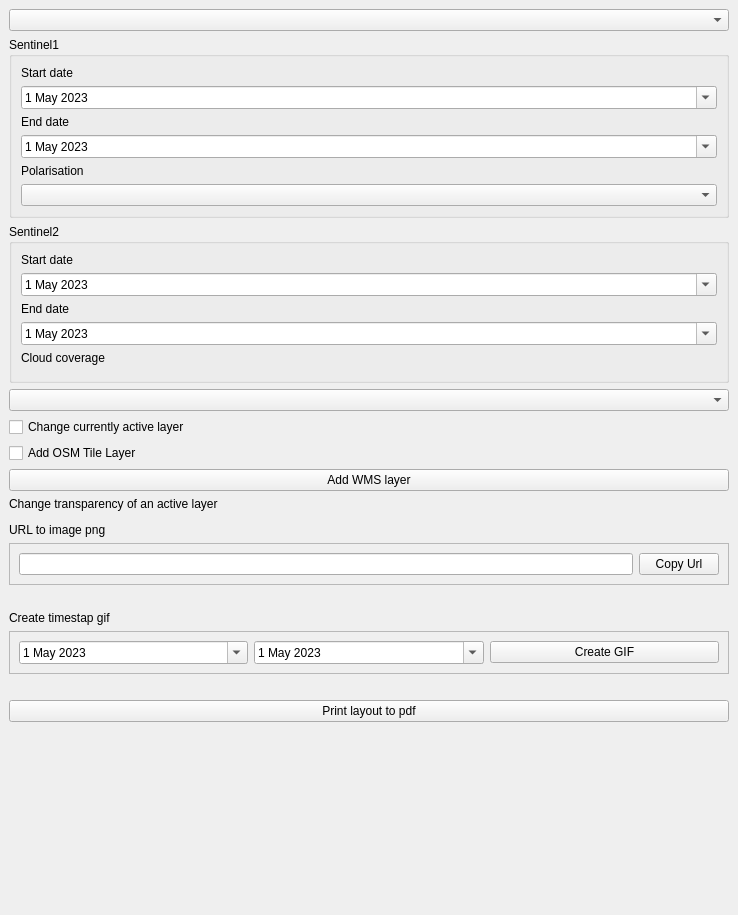
<?xml version="1.0" encoding="UTF-8"?>
<ui version="4.0">
 <class>SentinelWMSDockWidgetBase</class>
 <widget class="QDockWidget" name="SentinelWMSDockWidgetBase">
  <property name="geometry">
   <rect>
    <x>0</x>
    <y>0</y>
    <width>738</width>
    <height>915</height>
   </rect>
  </property>
  <property name="windowIcon">
   <iconset>
    <normaloff>cf-logo.png</normaloff>
    <normalon>cf-logo.png</normalon>cf-logo.png</iconset>
  </property>
  <property name="windowTitle">
   <string>CloudFerro's Sentinel WMS plugin</string>
  </property>
  <widget class="QWidget" name="dockWidgetContents">
   <layout class="QVBoxLayout" name="verticalLayout">
    <item>
     <widget class="QComboBox" name="satList"/>
    </item>
    <item>
     <widget class="QGroupBox" name="s1Gb">
      <property name="enabled">
       <bool>true</bool>
      </property>
      <property name="title">
       <string>Sentinel1</string>
      </property>
      <layout class="QVBoxLayout" name="verticalLayout_2">
       <item>
        <widget class="QLabel" name="label">
         <property name="text">
          <string>Start date</string>
         </property>
        </widget>
       </item>
       <item>
        <widget class="QDateEdit" name="s1StartDate">
         <property name="minimumDateTime">
          <datetime>
           <hour>23</hour>
           <minute>59</minute>
           <second>59</second>
           <year>2023</year>
           <month>5</month>
           <day>1</day>
          </datetime>
         </property>
         <property name="maximumDate">
          <date>
           <year>2023</year>
           <month>5</month>
           <day>5</day>
          </date>
         </property>
         <property name="calendarPopup">
          <bool>true</bool>
         </property>
        </widget>
       </item>
       <item>
        <widget class="QLabel" name="label_2">
         <property name="text">
          <string>End date</string>
         </property>
        </widget>
       </item>
       <item>
        <widget class="QDateEdit" name="s1EndDate">
         <property name="maximumDate">
          <date>
           <year>2023</year>
           <month>5</month>
           <day>5</day>
          </date>
         </property>
         <property name="minimumDate">
          <date>
           <year>2023</year>
           <month>5</month>
           <day>1</day>
          </date>
         </property>
         <property name="calendarPopup">
          <bool>true</bool>
         </property>
        </widget>
       </item>
       <item>
        <widget class="QLabel" name="label_3">
         <property name="text">
          <string>Polarisation</string>
         </property>
        </widget>
       </item>
       <item>
        <widget class="QComboBox" name="polList"/>
       </item>
      </layout>
     </widget>
    </item>
    <item>
     <widget class="QGroupBox" name="s2Gb">
      <property name="title">
       <string>Sentinel2</string>
      </property>
      <layout class="QVBoxLayout" name="verticalLayout_3">
       <item>
        <widget class="QLabel" name="label_5">
         <property name="text">
          <string>Start date</string>
         </property>
        </widget>
       </item>
       <item>
        <widget class="QDateEdit" name="s2StartDate">
         <property name="maximumDateTime">
          <datetime>
           <hour>0</hour>
           <minute>0</minute>
           <second>0</second>
           <year>2023</year>
           <month>5</month>
           <day>5</day>
          </datetime>
         </property>
         <property name="minimumDateTime">
          <datetime>
           <hour>0</hour>
           <minute>0</minute>
           <second>0</second>
           <year>2023</year>
           <month>5</month>
           <day>1</day>
          </datetime>
         </property>
         <property name="calendarPopup">
          <bool>true</bool>
         </property>
         <property name="date">
          <date>
           <year>2023</year>
           <month>5</month>
           <day>1</day>
          </date>
         </property>
        </widget>
       </item>
       <item>
        <widget class="QLabel" name="label_6">
         <property name="text">
          <string>End date</string>
         </property>
        </widget>
       </item>
       <item>
        <widget class="QDateEdit" name="s2EndDate">
         <property name="maximumDate">
          <date>
           <year>2023</year>
           <month>5</month>
           <day>5</day>
          </date>
         </property>
         <property name="minimumDate">
          <date>
           <year>2023</year>
           <month>1</month>
           <day>1</day>
          </date>
         </property>
         <property name="calendarPopup">
          <bool>true</bool>
         </property>
         <property name="date">
          <date>
           <year>2023</year>
           <month>5</month>
           <day>1</day>
          </date>
         </property>
        </widget>
       </item>
       <item>
        <widget class="QLabel" name="label_7">
         <property name="text">
          <string>Cloud coverage</string>
         </property>
        </widget>
       </item>
       <item>
        <widget class="QgsOpacityWidget" name="qowMaxCc"/>
       </item>
      </layout>
     </widget>
    </item>
    <item>
     <widget class="QComboBox" name="epsgList"/>
    </item>
    <item>
     <widget class="QCheckBox" name="cbChangeActiveLayer">
      <property name="text">
       <string>Change currently active layer</string>
      </property>
     </widget>
    </item>
    <item>
     <widget class="QCheckBox" name="cbAddOsmTileLayer">
      <property name="text">
       <string>Add OSM Tile Layer</string>
      </property>
      <property name="checkable">
       <bool>true</bool>
      </property>
     </widget>
    </item>
    <item>
     <widget class="QPushButton" name="pushBtn">
      <property name="enabled">
       <bool>true</bool>
      </property>
      <property name="text">
       <string>Add WMS layer</string>
      </property>
      <property name="autoDefault">
       <bool>false</bool>
      </property>
      <property name="default">
       <bool>false</bool>
      </property>
      <property name="flat">
       <bool>false</bool>
      </property>
     </widget>
    </item>
    <item>
     <widget class="QLabel" name="label_4">
      <property name="frameShape">
       <enum>QFrame::NoFrame</enum>
      </property>
      <property name="text">
       <string>Change transparency of an active layer</string>
      </property>
     </widget>
    </item>
    <item>
     <widget class="QgsOpacityWidget" name="qowOpacity">
      <property name="enabled">
       <bool>true</bool>
      </property>
      <property name="opacity">
       <double>1.000000000000000</double>
      </property>
     </widget>
    </item>
    <item>
     <widget class="QLabel" name="label_9">
      <property name="text">
       <string>URL to image png</string>
      </property>
     </widget>
    </item>
    <item>
     <widget class="QFrame" name="frame">
      <property name="font">
       <font>
        <kerning>true</kerning>
       </font>
      </property>
      <property name="frameShape">
       <enum>QFrame::StyledPanel</enum>
      </property>
      <property name="frameShadow">
       <enum>QFrame::Raised</enum>
      </property>
      <layout class="QHBoxLayout" name="horizontalLayout">
       <item>
        <widget class="QLineEdit" name="leCopyUrl"/>
       </item>
       <item>
        <widget class="QPushButton" name="pbCopyUrl">
         <property name="text">
          <string>Copy Url</string>
         </property>
        </widget>
       </item>
      </layout>
     </widget>
    </item>
    <item>
     <widget class="QLabel" name="lbCopyUrl">
      <property name="text">
       <string/>
      </property>
      <property name="alignment">
       <set>Qt::AlignCenter</set>
      </property>
     </widget>
    </item>
    <item>
     <widget class="QLabel" name="label_8">
      <property name="text">
       <string>Create timestap gif</string>
      </property>
     </widget>
    </item>
    <item>
     <widget class="QFrame" name="frame_2">
      <property name="frameShape">
       <enum>QFrame::StyledPanel</enum>
      </property>
      <property name="frameShadow">
       <enum>QFrame::Raised</enum>
      </property>
      <layout class="QHBoxLayout" name="horizontalLayout_2">
       <item>
        <widget class="QDateEdit" name="deGifStart">
         <property name="maximumDate">
          <date>
           <year>2023</year>
           <month>5</month>
           <day>5</day>
          </date>
         </property>
         <property name="minimumDate">
          <date>
           <year>2023</year>
           <month>5</month>
           <day>1</day>
          </date>
         </property>
         <property name="calendarPopup">
          <bool>true</bool>
         </property>
        </widget>
       </item>
       <item>
        <widget class="QDateEdit" name="deGifEnd">
         <property name="maximumDate">
          <date>
           <year>2023</year>
           <month>5</month>
           <day>5</day>
          </date>
         </property>
         <property name="minimumDate">
          <date>
           <year>2023</year>
           <month>5</month>
           <day>1</day>
          </date>
         </property>
         <property name="calendarPopup">
          <bool>true</bool>
         </property>
        </widget>
       </item>
       <item>
        <widget class="QPushButton" name="pbCreateGif">
         <property name="text">
          <string>Create GIF</string>
         </property>
        </widget>
       </item>
      </layout>
     </widget>
    </item>
    <item>
     <widget class="QLabel" name="lbCreateGif">
      <property name="text">
       <string/>
      </property>
      <property name="alignment">
       <set>Qt::AlignCenter</set>
      </property>
     </widget>
    </item>
    <item>
     <widget class="QPushButton" name="pbLayout">
      <property name="text">
       <string>Print layout to pdf</string>
      </property>
     </widget>
    </item>
    <item>
     <widget class="QLabel" name="warning">
      <property name="font">
       <font>
        <pointsize>15</pointsize>
       </font>
      </property>
      <property name="text">
       <string/>
      </property>
      <property name="textFormat">
       <enum>Qt::RichText</enum>
      </property>
      <property name="alignment">
       <set>Qt::AlignCenter</set>
      </property>
      <property name="wordWrap">
       <bool>true</bool>
      </property>
     </widget>
    </item>
    <item>
     <spacer name="verticalSpacer">
      <property name="orientation">
       <enum>Qt::Vertical</enum>
      </property>
      <property name="sizeHint" stdset="0">
       <size>
        <width>0</width>
        <height>0</height>
       </size>
      </property>
     </spacer>
    </item>
   </layout>
  </widget>
 </widget>
 <customwidgets>
  <customwidget>
   <class>QgsOpacityWidget</class>
   <extends>QWidget</extends>
   <header>qgsopacitywidget.h</header>
  </customwidget>
 </customwidgets>
 <resources/>
 <connections/>
</ui>
